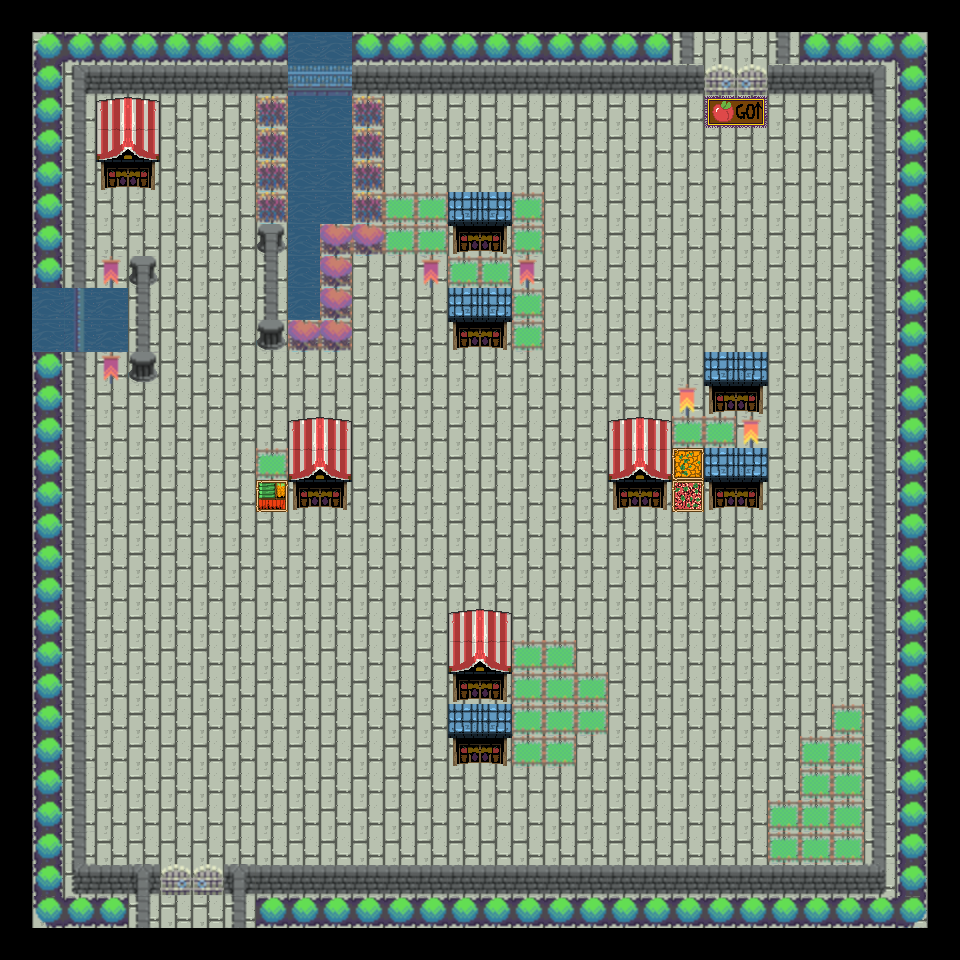

Tiled map render using the project's own tile images. Description and the map definition, with tile-layer contents summarised, below:
An orthogonal 30x30 tile map with 32x32 px tiles, 3 tile layers (Floor, Walls Doors Objects,  Walls Doors Objects 2), 1 hidden layer not drawn, 3 tilesets.

<map version="1.10" tiledversion="1.10.2" orientation="orthogonal" renderorder="right-down" width="30" height="30" tilewidth="32" tileheight="32" infinite="0" nextlayerid="5" nextobjectid="1">
 <tileset firstgid="1" source="TileSets/bazaar_combined_tiles.tsx" />
 <tileset firstgid="257" source="TileSets/The_Roguelike_Assets2.tsx" />
 <tileset firstgid="2558" source="TileSets/Placeholders.tsx" />
 <layer id="1" name="Floor" width="30" height="30">
  <data>[900 cells, 784 non-empty, 2 distinct tile ids]</data>
 </layer>
 <layer id="2" name="Walls Doors Objects" width="30" height="30">
  <data>[900 cells, 307 non-empty, 36 distinct tile ids]</data>
 </layer>
 <layer id="3" name=" Walls Doors Objects 2" width="30" height="30">
  <data>[900 cells, 114 non-empty, 4 distinct tile ids]</data>
 </layer>
 <layer id="4" name="Information Layer" width="30" height="30" visible="0">
  <data>[900 cells, 676 non-empty, 11 distinct tile ids]</data>
 </layer>
</map>
